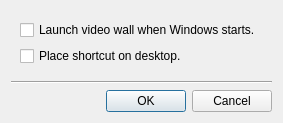
<?xml version="1.0" encoding="UTF-8"?>
<ui version="4.0">
 <class>QnVideowallSettingsDialog</class>
 <widget class="QDialog" name="QnVideowallSettingsDialog">
  <property name="geometry">
   <rect>
    <x>0</x>
    <y>0</y>
    <width>283</width>
    <height>120</height>
   </rect>
  </property>
  <property name="windowTitle">
   <string>Video Wall Settings</string>
  </property>
  <layout class="QVBoxLayout" name="verticalLayout_2">
   <item>
    <widget class="QWidget" name="widget" native="true">
     <layout class="QVBoxLayout" name="verticalLayout">
      <item>
       <widget class="QCheckBox" name="autoRunCheckBox">
        <property name="text">
         <string>Launch video wall when Windows starts.</string>
        </property>
       </widget>
      </item>
      <item>
       <widget class="QCheckBox" name="shortcutCheckbox">
        <property name="text">
         <string>Place shortcut on desktop.</string>
        </property>
       </widget>
      </item>
     </layout>
    </widget>
   </item>
   <item>
    <spacer name="verticalSpacer">
     <property name="orientation">
      <enum>Qt::Vertical</enum>
     </property>
     <property name="sizeHint" stdset="0">
      <size>
       <width>20</width>
       <height>17</height>
      </size>
     </property>
    </spacer>
   </item>
   <item>
    <widget class="Line" name="line">
     <property name="orientation">
      <enum>Qt::Horizontal</enum>
     </property>
    </widget>
   </item>
   <item>
    <widget class="QDialogButtonBox" name="buttonBox">
     <property name="orientation">
      <enum>Qt::Horizontal</enum>
     </property>
     <property name="standardButtons">
      <set>QDialogButtonBox::Cancel|QDialogButtonBox::Ok</set>
     </property>
    </widget>
   </item>
  </layout>
 </widget>
 <resources/>
 <connections>
  <connection>
   <sender>buttonBox</sender>
   <signal>accepted()</signal>
   <receiver>QnVideowallSettingsDialog</receiver>
   <slot>accept()</slot>
   <hints>
    <hint type="sourcelabel">
     <x>248</x>
     <y>254</y>
    </hint>
    <hint type="destinationlabel">
     <x>157</x>
     <y>274</y>
    </hint>
   </hints>
  </connection>
  <connection>
   <sender>buttonBox</sender>
   <signal>rejected()</signal>
   <receiver>QnVideowallSettingsDialog</receiver>
   <slot>reject()</slot>
   <hints>
    <hint type="sourcelabel">
     <x>316</x>
     <y>260</y>
    </hint>
    <hint type="destinationlabel">
     <x>286</x>
     <y>274</y>
    </hint>
   </hints>
  </connection>
 </connections>
</ui>
